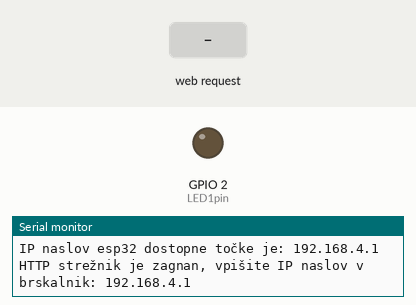
A program run on a simulated ESP32. Parts: output pins drawn as LEDs (lit = HIGH), the last lines printed to the serial monitor. The test bench sets the inputs (shaded band).

Above: at 1.7 s.
1.8 s: HTTP request GET /0 received
3.3 s: HTTP request GET /1 received
At 4.2 s:
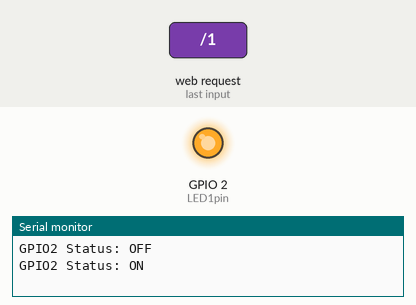
Timing chart, 0 to 6.3 s (numbered marks = the images above; inputs shaded):
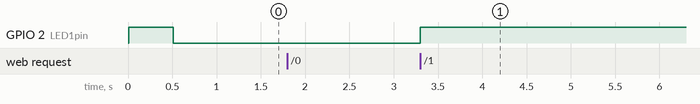

The program:

main.cpp
```cpp
#include <Arduino.h>
#include "Wifi.h"
#include "WebServer.h"
#include <WiFiAP.h>

const char* ssid = "esp_32andraz";
const char* password = "12345678";


WebServer server(80);

uint8_t LED1pin = 2; //8-bitna celostevilska spremenljivka


bool LED1status = LOW;


//vsebina HTML strani ki se bo posredovala iz nasega esp32 na brskalnik klienta,lahko dodamo tudi CSS
//nasa spletna stran bo shranjena v spremenljivki HTML tipa string

String HTML1 = "<!DOCTYPE html>\n\
<html lang='sl'>\n\
<head>\n\
    <meta charset='UTF-8'>\n\
    <meta name='viewport' content='width=device-width, initial-scale=1.0'>\n\
    <title>Document</title>\n\
</head>\n\
<body>\n\
    <h1>Prejet ukaz za vklop modre LED diode</h1>\n\
</body>\n\
</html>";

String HTML2 = "<!DOCTYPE html>\n\
<html lang='sl'>\n\
<head>\n\
    <meta charset='UTF-8'>\n\
    <meta name='viewport' content='width=device-width, initial-scale=1.0'>\n\
    <title>Document</title>\n\
</head>\n\
<body>\n\
    <h1>Prejet ukaz za izklop rdece LED diode</h1>\n\
</body>\n\
</html>";

String HTML0 = "<!DOCTYPE html>\n\
<html lang='sl'>\n\
<head>\n\
    <meta charset='UTF-8'>\n\
    <meta name='viewport' content='width=device-width, initial-scale=1.0'>\n\
    <title>Document</title>\n\
</head>\n\
<body>\n\
    <h1>Prejet ukaz za izklop modre LED diode</h1>\n\
</body>\n\
</html>";

String HTML3 = "<!DOCTYPE html>\n\
<html lang='sl'>\n\
<head>\n\
    <meta charset='UTF-8'>\n\
    <meta name='viewport' content='width=device-width, initial-scale=1.0'>\n\
    <title>Document</title>\n\
</head>\n\
<body>\n\
    <h1>Prejet ukaz za vklop rdece LED diode</h1>\n\
</body>\n\
</html>";


void handle_root(){
  server.send(200,"text/html", HTML3);
}

void handle_1(){
  LED1status = HIGH;
  Serial.println("GPIO2 Status: ON");
  server.send(200,"text/html", HTML1);

}

void handle_0(){
  LED1status = LOW;
  Serial.println("GPIO2 Status: OFF");
  server.send(200,"text/html", HTML0);

}


void handle_NotFound(){ //ce ne najdemo spletne strani
   server.send(404,"text/html", "Spletna stran ni bila najdena");

}

void setup() {

  Serial.begin(115200);

   WiFi.softAP(ssid,password);


//izpišemo IP naslov
    Serial.println("Vzpostavitev programske dostopne točke na esp32 modulu je uspela!");
    Serial.print("IP naslov esp32 dostopne točke je: ");
    Serial.println(WiFi.softAPIP());

    server.on("/", handle_root);// ko vpišemo v brskalnik http://192.168.88.98/ + enter strežnik to zazna kot "request" in na ta "reqest" (zahtevo)n sproži funkcijo handle_root, ki posreduje "resoinse (odgovor) oz. server. send (200; "text/html"; "Pozdrav");;"
    server.on("/0", handle_0);
    server.on("/1", handle_1);
    server.onNotFound(handle_NotFound);
    server.begin();

    Serial.print("HTTP strežnik je zagnan, vpišite IP naslov v brskalnik: ");
    Serial.println(WiFi.softAPIP());


  pinMode(2, OUTPUT);
  digitalWrite(2, HIGH);
  digitalWrite(2, LOW);
  digitalWrite(2, HIGH);
  delay(500);
  digitalWrite(2, LOW);

}


void loop() {
  server.handleClient();

  if(LED1status){
    digitalWrite(LED1pin, HIGH);
  }
  else{
    digitalWrite(LED1pin,LOW);
  }
}
```

Measured:
- after the input at 3.3 s, GPIO 2 (LED1pin): LOW → HIGH at once
